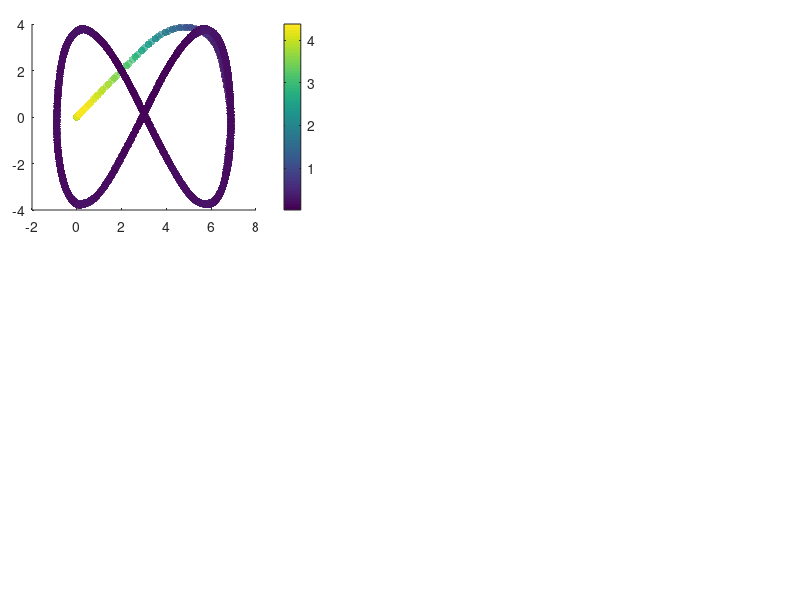

Recreate this plot in MATLAB. (Note: this script raises an error after producing the figure.)
%% Code to show the results of the Inverse kinematic controller

% Clean variables
clc, clear all, close all;
 
%% CARGA MIL
%% CARGA MIL
load('MPC_HiL.mat');

h_HiL = x_states(1:4,:);
u_HiL = x_states(5:8,:);

%%Tarea deseada
hd = ref(1:4,:);
hd_p = ref(5:8,:);

t = t_time(1,1:end-31);
% t_1 = t;

% Action de control dinamica
u = u_input;

% Error definition
for k = 1:length(t)
    error_vector(:,k) = hd(1:3, k)-h_HiL(1:3, k);
    error_dynamic(k) = norm(error_vector(:,k),2);
end

% Figure propert%% Figures
lw = 1; % linewidth 1
lwV = 2; % linewidth 2
fontsizeLabel = 11; %11
fontsizeLegend = 11;
fontsizeTicks = 11;
fontsizeTitel = 11;
sizeX = 1300; % size figure
sizeY = 750; % size figure

% color propreties
c1 = [80, 81, 79]/255;
c2 = [244, 213, 141]/255;
c3 = [242, 95, 92]/255;
c4 = [112, 141, 129]/255;

C18 = [0 0 0];
c5 = [130, 37, 37]/255;
c6 = [205, 167, 37]/255;
c7 = [81, 115, 180]/255;

C1 = [246 170 141]/255;
C2 = [51 187 238]/255;
C3 = [0 153 136]/255;
C4 = [238 119 51]/255;
C5 = [204 51 17]/255;
C6 = [238 51 119]/255;
C7 = [187 187 187]/255;
C8 = [80 80 80]/255;
C9 = [140 140 140]/255;
C10 = [0 128 255]/255;
C11 = [234 52 89]/255;
C12 = [39 124 252]/255;
C13 = [40 122 125]/255;
%C14 = [86 215 219]/255;
C14 = [252 94 158]/255;
C15 = [244 171 39]/255;
C16 = [100 121 162]/255;
C17 = [255 0 0]/255;
%% New color slection

figure('Position', [500 500 sizeX sizeY])
set(gcf, 'Position', [500 500 sizeX sizeY]);
fig1_comps.fig = gcf;

% Figure 1
axes('Position',[0.04 0.65 .35 .31]);
%% Colorbar
scatter(h_HiL(1, :),h_HiL(2, :),30,error_dynamic,'filled','MarkerFaceAlpha',0.7);
c = colorbar;
c.Label.Interpreter = 'latex';
c.Label.String = '$\textrm{Error}~||\tilde{\mathbf{\eta}}||$';

set(c,'TickLabelInterpreter','latex')

%% Desired Trajectory
hd_plot = line(hd(1,:),hd(2,:));
set(hd_plot, 'LineStyle', '--', 'Color', C8, 'LineWidth', 1.2*lw)

%% Real Trajectory
h_plot = line(h_HiL(1,:),h_HiL(2,:));
set(h_plot, 'LineStyle', '-', 'Color', C18, 'LineWidth', 1.2*lw)

%% Title of the image
hTitle_1 = title({'$\textrm{(a)}$'},'fontsize',14,'interpreter','latex','Color',C18);
%hXLabel_1 = xlabel('$x~[m]$','fontsize',9,'interpreter','latex', 'Color',C18);
hYLabel_1 = ylabel('$y~[m]$','fontsize',9,'interpreter','latex', 'Color',C18);

%% Legend nomeclature
hLegend_1 = legend([hd_plot, h_plot],{'$\mathbf{\eta}_d$','$\mathbf{\eta}$'},'fontsize',12,'interpreter','latex','Color',[255 255 255]/255,'Location','best','NumColumns',1,'TextColor','black');
set(gca,'ticklabelinterpreter','latex',...
        'fontsize',1.3*fontsizeTicks)
% Figure properties
ax_1 = gca;
ax_1.Box = 'on';
ax_1.BoxStyle = 'full';
ax_1.TickLength = [0.005;0.005];
ax_1.TickDirMode = 'auto';
ax_1.YMinorTick = 'on';
ax_1.XMinorTick = 'on';
% ax_2.XTickLabel = [];
ax_1.XMinorGrid = 'on';
ax_1.YMinorGrid = 'on';
%ax_2.MinorGridColor = '#8f8f8f';
ax_1.MinorGridAlpha = 0.15;
ax_1.LineWidth = 0.8;
ax_1.XLim = [min(h_HiL(1,:))-0.2 max(h_HiL(1,:))+0.2];
ax_1.YLim = [min(h_HiL(2,:))-0.2 max(h_HiL(2,:))+0.2];

% Figure 2
axes('Position',[0.04 0.28 .35 .31]);
%% Colorbar
scatter(h_HiL(1, :),h_HiL(3, :),30,error_dynamic,'filled','MarkerFaceAlpha',0.7);
c = colorbar;
c.Label.Interpreter = 'latex';
c.Label.String = '$\textrm{Error}~||\tilde{\mathbf{\eta}}||$';

set(c,'TickLabelInterpreter','latex')

%% Desired Trajectory
hd_plot_2 = line(hd(1,:),hd(3,:));
set(hd_plot_2, 'LineStyle', '--', 'Color', C8, 'LineWidth', 1.2*lw)

%% Real Trajectory
h_plot_2 = line(h_HiL(1,:),h_HiL(3,:));
set(h_plot_2, 'LineStyle', '-', 'Color', C18, 'LineWidth', 1.2*lw)

%% Title of the image
hTitle_2 = title({'$\textrm{(b)}$'},'fontsize',14,'interpreter','latex','Color',C18);
hXLabel_2 = xlabel('$x~[m]$','fontsize',9,'interpreter','latex', 'Color',C18);
hYLabel_2 = ylabel('$z~[m]$','fontsize',9,'interpreter','latex', 'Color',C18);

%% Legend nomeclature
hLegend_2 = legend([hd_plot_2, h_plot_2],{'$\mathbf{\eta}_d$','$\mathbf{\eta}$'},'fontsize',12,'interpreter','latex','Color',[255 255 255]/255,'Location','best','NumColumns',1,'TextColor','black');
set(gca,'ticklabelinterpreter','latex',...
        'fontsize',1.3*fontsizeTicks)
% Figure properties
ax_2 = gca;
ax_2.Box = 'on';
ax_2.BoxStyle = 'full';
ax_2.TickLength = [0.005;0.005];
ax_2.TickDirMode = 'auto';
ax_2.YMinorTick = 'on';
ax_2.XMinorTick = 'on';
% ax_2.XTickLabel = [];
ax_2.XMinorGrid = 'on';
ax_2.YMinorGrid = 'on';
%ax_2.MinorGridColor = '#8f8f8f';
ax_2.MinorGridAlpha = 0.15;
ax_2.LineWidth = 0.8;
ax_2.XLim = [min(h_HiL(1,:))-0.2 max(h_HiL(1,:))+0.2];
ax_2.YLim = [min(h_HiL(3,:))-0.2 max(h_HiL(3,:))+0.2];

axes('Position',[0.45 0.65 .54 .31]);
%% Data generation
error_x_plot = line(t,error_vector(1,:));
set(error_x_plot, 'LineStyle', '-', 'Color', C5, 'LineWidth', 1.1*lw);
error_y_plot = line(t,error_vector(2,:));
set(error_y_plot, 'LineStyle', '-', 'Color', C3, 'LineWidth', 1.1*lw);
error_z_plot = line(t,error_vector(3,:));
set(error_z_plot, 'LineStyle', '-', 'Color', c7, 'LineWidth', 1.1*lw);

% fig1_comps.p1 = ul_plot;
%% Title of the image
hTitle_3 = title({'$\textrm{(c)}$'},'fontsize',14,'interpreter','latex','Color',C18);
%xlabel('$\textrm{Time}[s]$','fontsize',10,'interpreter','latex','Color',C18);
ylabel('$\textrm{Control Error}~[m]$','fontsize',10,'interpreter','latex', 'Color',C18);

%% Legend nomeclature
hLegend_3 = legend([error_x_plot,error_y_plot, error_z_plot],{'$\tilde{\mathbf{\eta}}_x$','$\tilde{\mathbf{\eta}}_y$','$\tilde{\mathbf{\eta}}_z$'},'fontsize',12,'interpreter','latex','Color',[255 255 255]/255,'Location','northeast','NumColumns',1,'TextColor','black');
 set(gca,'ticklabelinterpreter','latex',...
         'fontsize',1.3*fontsizeTicks)
%% Figure properties
ax_3 = gca;
ax_3.Box = 'on';
ax_3.BoxStyle = 'full';
ax_3.TickLength = [0.01;0.01];
ax_3.TickDirMode = 'auto';
ax_3.XTickLabel = [];
ax_3.YMinorTick = 'on';
ax_3.XMinorTick = 'on';
ax_3.XMinorGrid = 'on';
ax_3.YMinorGrid = 'on';
%ax_1.MinorGridColor = '#8f8f8f';
ax_3.MinorGridAlpha = 0.15;
ax_3.LineWidth = 0.8;
ax_3.XLim = [0 t(end)];
ax_3.YLim = [-3, 4]; % Establecer los límites en Y

%% Zoom Plot
axes('Position',[0.70 0.85 .2 .1]);
index_zoom_1 = (t>=20) & (t<=30);
error_x_plot_zoom = line(t(index_zoom_1),hd(1,(index_zoom_1))-h_HiL(1,(index_zoom_1)));
error_y_plot_zoom = line(t(index_zoom_1),hd(2,(index_zoom_1))-h_HiL(2,(index_zoom_1)));
error_z_plot_zoom = line(t(index_zoom_1),hd(3,(index_zoom_1))-h_HiL(3,(index_zoom_1)));

set(error_x_plot_zoom, 'LineStyle', '-', 'Color', C5, 'LineWidth', lw*0.8);
set(error_y_plot_zoom, 'LineStyle', '-', 'Color', C3, 'LineWidth', lw*0.8);
set(error_z_plot_zoom, 'LineStyle', '-', 'Color', c7, 'LineWidth', lw*0.8);

set(gca,'ticklabelinterpreter','latex',...
         'fontsize',fontsizeTicks*0.5)
ax_1_zoom = gca;
ax_1_zoom.Box = 'on';
ax_1_zoom.BoxStyle = 'full';
ax_1_zoom.TickLength = [0.01;0.01];
%ax_1_zoom.YLim = [-0.5 0.5];
%ax_1_zoom.YTickLabel = [];
%ax_1_zoom.XTickLabel = [];
ax_1_zoom.TickDirMode = 'manual';
ax_1_zoom.TickDir = 'in';
ax_1_zoom.YMinorTick = 'on';
ax_1_zoom.XMinorTick = 'on';
ax_1_zoom.LineWidth = 0.5;
ax_1_zoom.XMinorGrid = 'on';
ax_1_zoom.YMinorGrid = 'on';
axes('Position',[0.45 0.28 .54 .31]);
%% Data generation
error_vx_plot = line(t(1,1:length(u(1,:))),u(1,:));
set(error_vx_plot, 'LineStyle', '-', 'Color', C5, 'LineWidth', 1.3*lw);
error_vy_plot = line(t(1,1:length(u(2,:))),u(2,:));
set(error_vy_plot, 'LineStyle', '-', 'Color', C3, 'LineWidth', 1.3*lw);
error_vz_plot = line(t(1,1:length(u(3,:))),u(3,:));
set(error_vz_plot, 'LineStyle', '-', 'Color', c7, 'LineWidth', 1.3*lw);

% fig1_comps.p1 = ul_plot;
%% Title of the image
hTitle_4 = title({'$\textrm{(d)}$'},'fontsize',14,'interpreter','latex','Color',C18);
xlabel('$\textrm{Time}[s]$','fontsize',10,'interpreter','latex','Color',C18);
ylabel('$\textrm{Inputs}~[m/s]$','fontsize',10,'interpreter','latex', 'Color',C18);

%% Legend nomeclature
hLegend_4 = legend([error_vx_plot,error_vy_plot, error_vz_plot],{'${\mu}_{l}$','${\mu}_{m}$','${\mu}_{n}$'},'fontsize',12,'interpreter','latex','Color',[255 255 255]/255,'Location','northeast','NumColumns',1,'TextColor','black');
 set(gca,'ticklabelinterpreter','latex',...
         'fontsize',1.3*fontsizeTicks)
%% Figure properties
ax_4 = gca;
ax_4.Box = 'on';
ax_4.BoxStyle = 'full';
ax_4.TickLength = [0.01;0.01];
ax_4.TickDirMode = 'auto';
ax_4.YMinorTick = 'on';
ax_4.XMinorTick = 'on';
ax_4.XMinorGrid = 'on';
ax_4.YMinorGrid = 'on';
%ax_1.MinorGridColor = '#8f8f8f';
ax_4.MinorGridAlpha = 0.15;
ax_4.LineWidth = 0.8;
ax_4.XLim = [0 t(end)];
ax_4.YLim = [-5.7, 5.0]; % Establecer los límites en Y
% 
set(gcf, 'Color', 'w'); % Sets axes background

%%
export_fig c_Results_MPC_HiL.pdf -q101

